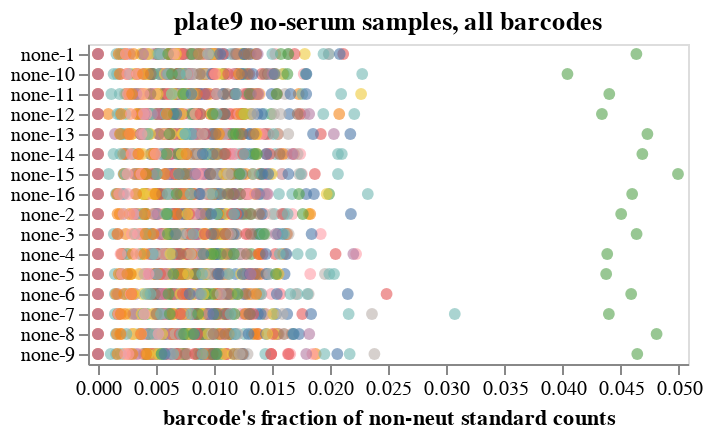
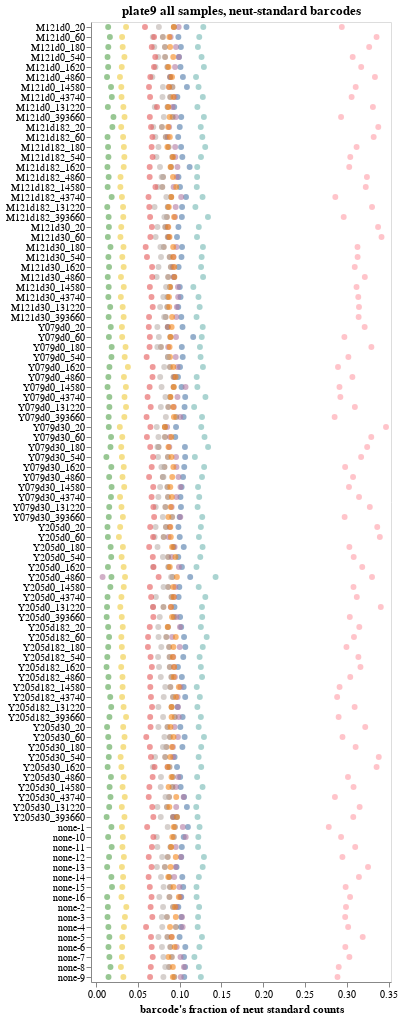

Notebook code cell kept with these figures, in order:
### Markdown cell above
## Consistency and minimum fractions for barcodes
We examine the fraction of counts attributable to each barcode. We do this splitting the data two ways:

 1. Looking at all viral (but not neut-standard) barcodes only for the no-serum samples.

 2. Looking at just the neut-standard barcodes for all samples.

The reasons is that if the experiment is set up perfectly, these fractions should be the same across all samples for each barcode.
(We do not expect viral barcodes to have consistent fractions across no-serum samples as they will be neutralized differently depending on strain).

We plot these fractions in interactive plots (you can mouseover points and zoom) so you can identify barcodes that fail the expected consistency QC thresholds.

We also make sure the barcodes meet specified QC minimum thresholds for all samples, and flag any that do not.

### Code cell
barcode_selection = alt.selection_point(fields=["barcode"], on="mouseover", empty=False)

# look at all samples for neut standard barcodes, or no-serum samples for all barcodes
for is_neut_standard, df in counts.groupby("neut_standard"):

    # process data frame
    if not is_neut_standard:
        df = df.query("serum == 'none'")
    df = (
        df.assign(
            sample_counts=lambda x: x.groupby("sample")["count"].transform("sum"),
            count_frac=lambda x: x["count"] / x["sample_counts"],
            median_count_frac=lambda x: x.groupby("barcode")["count_frac"].transform(
                "median"
            ),
            fold_change_from_median=lambda x: x["count_frac"] / x["median_count_frac"],
        )
        .drop(
            columns=(
                ["sample", "serum_replicate", "sample_counts", "neut_standard"]
                + (["strain"] if is_neut_standard else ["dilution_factor"])
            ),
        )
    )

    # make chart
    evenness_chart = (
        alt.Chart(df)
        .add_params(barcode_selection)
        .encode(
            alt.X(
                "count_frac",
                title=(
                    "barcode's fraction of neut standard counts"
                    if is_neut_standard
                    else "barcode's fraction of non-neut standard counts"
                ),
                scale=alt.Scale(nice=False, padding=5),
            ),
            alt.Y(
                "sample_noplate",
                title=None,
                sort=list(
                    neut_standard_fracs.sort_values(["serum", "dilution_factor"])["sample_noplate"]
                ),
            ),
            alt.Fill("barcode", legend=None),
            strokeWidth=alt.condition(barcode_selection, alt.value(2), alt.value(0)),
            size=alt.condition(barcode_selection, alt.value(60), alt.value(35)),
            tooltip=[
                alt.Tooltip(c, format=".3g") if df[c].dtype == float
                else c
                for c in df.columns
            ],
        )
        .mark_circle(fillOpacity=0.6, stroke="black", strokeOpacity=1)
        .properties(
            height=alt.Step(10),
            width=300,
            title=(
                f"{plate} all samples, neut-standard barcodes"
                if is_neut_standard
                else f"{plate} no-serum samples, all barcodes"
            ),
        )
        .configure_axis(grid=False)
        .configure_legend(titleLimit=1000)
        .interactive()
    )

    if is_neut_standard:
        evenness_chart = evenness_chart.add_params(serum_selection).transform_filter(
            serum_selection
        )
        print(f"\n\n{'=' * 89}\nAnalyzing all barcodes from no-serum samples\n")
    else:
        print(f"\n\n{'=' * 89}\nAnalyzing neut-standard barcodes from all samples\n")

    display(evenness_chart)

    # make sure barcode fractions are reasonably consistent when they should be
    excess_fold_change = df[
        (df["fold_change_from_median"] <= 1 / qc_thresholds["barcode_frac_consistency"])
        | (df["fold_change_from_median"] >= qc_thresholds["barcode_frac_consistency"])
    ]
    if len(excess_fold_change):
        print(f"\nFollowing barcodes failed {qc_thresholds['barcode_frac_consistency']=}")
        display(excess_fold_change)
        qc_failures.add("barcode_frac_consistency")
    else:
        print(f"\nPassed {qc_thresholds['barcode_frac_consistency']=}")

    # make sure barcodes have sufficient fraction
    if is_neut_standard:
        insufficient_neut_standard_barcode_frac = df[
            df["count_frac"] < qc_thresholds["min_neut_standard_barcode_frac"]
        ]
        if len(insufficient_neut_standard_barcode_frac):
            print(
                "\nFollowing barcodes fail "
                + f"{qc_thresholds['min_neut_standard_barcode_frac']=}"
            )
            display(insufficient_neut_standard_barcode_frac)
            qc_failures.add("min_neut_standard_barcode_frac")
        else:
            print(f"\nPassed {qc_thresholds['min_neut_standard_barcode_frac']=}")
    else:
        insufficient_viral_barcode_frac = df[
            df["count_frac"] < qc_thresholds["min_viral_barcode_frac"]
        ]
        if len(insufficient_viral_barcode_frac):
            print(
                f"\nFollowing barcodes fail {qc_thresholds['min_viral_barcode_frac']=}"
            )
            display(insufficient_viral_barcode_frac)
            qc_failures.add("min_viral_barcode_frac")
        else:
            print(f"\nPassed {qc_thresholds['min_viral_barcode_frac']=}")

### Figure 1 — Vega-Lite specification as saved in the notebook (floating-point values rounded to 4 significant figures; data arrays with more than 128 entries replaced by an {"elided": "..."} marker saying what was removed)
{"config": {"view": {"continuousWidth": 300, "continuousHeight": 300}, "axis": {"grid": false}, "legend": {"titleLimit": 1000}}, "data": {"name": "data-0b1cf2373f38d3df90224ecc23dac5cf"}, "mark": {"type": "circle", "fillOpacity": 0.6, "stroke": "black", "strokeOpacity": 1}, "encoding": {"fill": {"field": "barcode", "legend": null, "type": "nominal"}, "size": {"condition": {"param": "param_66", "value": 60, "empty": false}, "value": 35}, "strokeWidth": {"condition": {"param": "param_66", "value": 2, "empty": false}, "value": 0}, "tooltip": [{"field": "barcode", "type": "nominal"}, {"field": "count", "type": "quantitative"}, {"field": "serum", "type": "nominal"}, {"field": "sample_noplate", "type": "nominal"}, {"field": "strain", "type": "nominal"}, {"field": "count_frac", "format": ".3g", "type": "quantitative"}, {"field": "median_count_frac", "format": ".3g", "type": "quantitative"}, {"field": "fold_change_from_median", "format": ".3g", "type": "quantitative"}], "x": {"field": "count_frac", "scale": {"nice": false, "padding": 5}, "title": "barcode's fraction of non-neut standard counts", "type": "quantitative"}, "y": {"field": "sample_noplate", "sort": ["M121d0_20", "M121d0_60", "M121d0_180", "M121d0_540", "M121d0_1620", "M121d0_4860", "M121d0_14580", "M121d0_43740", "M121d0_131220", "M121d0_393660", "M121d182_20", "M121d182_60", "M121d182_180", "M121d182_540", "M121d182_1620", "M121d182_4860", "M121d182_14580", "M121d182_43740", "M121d182_131220", "M121d182_393660", "M121d30_20", "M121d30_60", "M121d30_180", "M121d30_540", "M121d30_1620", "M121d30_4860", "M121d30_14580", "M121d30_43740", "M121d30_131220", "M121d30_393660", "Y079d0_20", "Y079d0_60", "Y079d0_180", "Y079d0_540", "Y079d0_1620", "Y079d0_4860", "Y079d0_14580", "Y079d0_43740", "Y079d0_131220", "Y079d0_393660", "Y079d30_20", "Y079d30_60", "Y079d30_180", "Y079d30_540", "Y079d30_1620", "Y079d30_4860", "Y079d30_14580", "Y079d30_43740", "Y079d30_131220", "Y079d30_393660", "Y205d0_20", "Y205d0_60", "Y205d0_180", "Y205d0_540", "Y205d0_1620", "Y205d0_4860", "Y205d0_14580", "Y205d0_43740", "Y205d0_131220", "Y205d0_393660", "Y205d182_20", "Y205d182_60", "Y205d182_180", "Y205d182_540", "Y205d182_1620", "Y205d182_4860", "Y205d182_14580", "Y205d182_43740", "Y205d182_131220", "Y205d182_393660", "Y205d30_20", "Y205d30_60", "Y205d30_180", "Y205d30_540", "Y205d30_1620", "Y205d30_4860", "Y205d30_14580", "Y205d30_43740", "Y205d30_131220", "Y205d30_393660", "none-1", "none-10", "none-11", "none-12", "none-13", "none-14", "none-15", "none-16", "none-2", "none-3", "none-4", "none-5", "none-6", "none-7", "none-8", "none-9"], "title": null, "type": "nominal"}}, "height": {"step": 10}, "params": [{"name": "param_66", "select": {"type": "point", "fields": ["barcode"], "on": "mouseover"}}, {"name": "param_67", "select": {"type": "interval", "encodings": ["x", "y"]}, "bind": "scales"}], "title": "plate9 no-serum samples, all barcodes", "width": 300, "$schema": "https://vega.github.io/schema/vega-lite/v5.15.1.json", "datasets": {"data-0b1cf2373f38d3df90224ecc23dac5cf": {"elided": "1808 records"}}}

### Figure 2 — Vega-Lite specification as saved in the notebook (floating-point values rounded to 4 significant figures; data arrays with more than 128 entries replaced by an {"elided": "..."} marker saying what was removed)
{"config": {"view": {"continuousWidth": 300, "continuousHeight": 300}, "axis": {"grid": false}, "legend": {"titleLimit": 1000}}, "data": {"name": "data-82e32b988d853398e944c72ed4cf97f1"}, "mark": {"type": "circle", "fillOpacity": 0.6, "stroke": "black", "strokeOpacity": 1}, "encoding": {"fill": {"field": "barcode", "legend": null, "type": "nominal"}, "size": {"condition": {"param": "param_66", "value": 60, "empty": false}, "value": 35}, "strokeWidth": {"condition": {"param": "param_66", "value": 2, "empty": false}, "value": 0}, "tooltip": [{"field": "barcode", "type": "nominal"}, {"field": "count", "type": "quantitative"}, {"field": "serum", "type": "nominal"}, {"field": "dilution_factor", "type": "quantitative"}, {"field": "sample_noplate", "type": "nominal"}, {"field": "count_frac", "format": ".3g", "type": "quantitative"}, {"field": "median_count_frac", "format": ".3g", "type": "quantitative"}, {"field": "fold_change_from_median", "format": ".3g", "type": "quantitative"}], "x": {"field": "count_frac", "scale": {"nice": false, "padding": 5}, "title": "barcode's fraction of neut standard counts", "type": "quantitative"}, "y": {"field": "sample_noplate", "sort": ["M121d0_20", "M121d0_60", "M121d0_180", "M121d0_540", "M121d0_1620", "M121d0_4860", "M121d0_14580", "M121d0_43740", "M121d0_131220", "M121d0_393660", "M121d182_20", "M121d182_60", "M121d182_180", "M121d182_540", "M121d182_1620", "M121d182_4860", "M121d182_14580", "M121d182_43740", "M121d182_131220", "M121d182_393660", "M121d30_20", "M121d30_60", "M121d30_180", "M121d30_540", "M121d30_1620", "M121d30_4860", "M121d30_14580", "M121d30_43740", "M121d30_131220", "M121d30_393660", "Y079d0_20", "Y079d0_60", "Y079d0_180", "Y079d0_540", "Y079d0_1620", "Y079d0_4860", "Y079d0_14580", "Y079d0_43740", "Y079d0_131220", "Y079d0_393660", "Y079d30_20", "Y079d30_60", "Y079d30_180", "Y079d30_540", "Y079d30_1620", "Y079d30_4860", "Y079d30_14580", "Y079d30_43740", "Y079d30_131220", "Y079d30_393660", "Y205d0_20", "Y205d0_60", "Y205d0_180", "Y205d0_540", "Y205d0_1620", "Y205d0_4860", "Y205d0_14580", "Y205d0_43740", "Y205d0_131220", "Y205d0_393660", "Y205d182_20", "Y205d182_60", "Y205d182_180", "Y205d182_540", "Y205d182_1620", "Y205d182_4860", "Y205d182_14580", "Y205d182_43740", "Y205d182_131220", "Y205d182_393660", "Y205d30_20", "Y205d30_60", "Y205d30_180", "Y205d30_540", "Y205d30_1620", "Y205d30_4860", "Y205d30_14580", "Y205d30_43740", "Y205d30_131220", "Y205d30_393660", "none-1", "none-10", "none-11", "none-12", "none-13", "none-14", "none-15", "none-16", "none-2", "none-3", "none-4", "none-5", "none-6", "none-7", "none-8", "none-9"], "title": null, "type": "nominal"}}, "height": {"step": 10}, "params": [{"name": "param_66", "select": {"type": "point", "fields": ["barcode"], "on": "mouseover"}}, {"name": "param_68", "select": {"type": "interval", "encodings": ["x", "y"]}, "bind": "scales"}, {"name": "param_5", "select": {"type": "point", "fields": ["serum"]}, "bind": {"input": "select", "options": [null, "M121d0", "M121d182", "M121d30", "Y079d0", "Y079d30", "Y205d0", "Y205d182", "Y205d30", "none"], "labels": ["all", "M121d0", "M121d182", "M121d30", "Y079d0", "Y079d30", "Y205d0", "Y205d182", "Y205d30", "none"], "name": "serum"}}], "title": "plate9 all samples, neut-standard barcodes", "transform": [{"filter": {"param": "param_5"}}], "width": 300, "$schema": "https://vega.github.io/schema/vega-lite/v5.15.1.json", "datasets": {"data-82e32b988d853398e944c72ed4cf97f1": {"elided": "960 records"}}}
